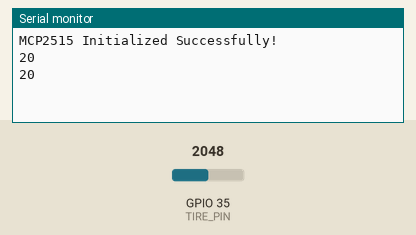
The program below on a simulated ESP32. Parts: the last lines printed to the serial monitor. The test bench sets the inputs (shaded band); at power-on: GPIO 35 (TIRE_PIN) = 2048.

Above: at 4.8 s.
4.9 s: GPIO 35 (TIRE_PIN) set to 2866
At 7.1 s:
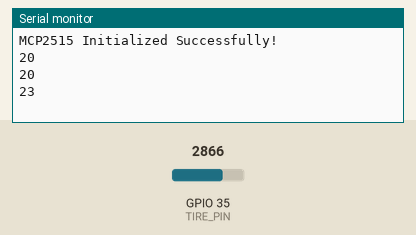
7.9 s: GPIO 35 (TIRE_PIN) set to 3603
At 9.0 s:
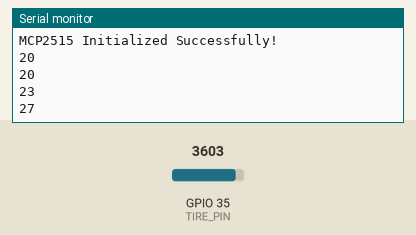
Timing chart, 0 to 10.9 s (numbered marks = the images above; inputs shaded):
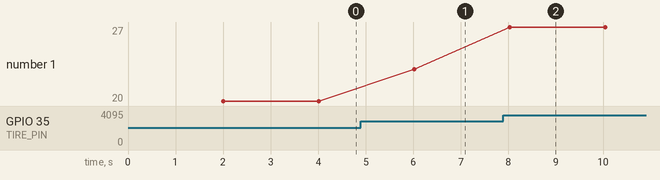

Measured:
- after the input at 4.9 s, the serial monitor: prints a new line after 1.1 s (image 1)
- after the input at 7.9 s, the serial monitor: prints a new line after 0.13 s (image 2)
- plotted number 1: 20 → 23 after the input at 4.9 s, 23 → 27 after the input at 7.9 s

The program:

main.cpp
```cpp
#include <Arduino.h>
#include <Tire.h>
#include <mcp_can.h>
#include <eMessageID.h>

constexpr uint32_t BAUDRATE = 115200;
constexpr uint8_t BUFFER_SIZE = 1;
constexpr uint16_t INTERVAL = 2000;
constexpr uint8_t TIRE_PIN = 35;
constexpr uint16_t STACK_DEPTH = 1024;

Tire *tire;
MCP_CAN CAN0(5);
byte data[BUFFER_SIZE];
unsigned long rxId;
unsigned long currentTime = 0;
byte len = 0;
byte rxBuf[BUFFER_SIZE];

void SendTirePressure(void *parameter)
{
  while (true)
  {
    if (millis() - currentTime >= INTERVAL)
    {
      *data = tire->GetPressure();
      Serial.println(*data);
      byte msg = CAN0.sendMsgBuf(TIRE_PRESSURE, 0, BUFFER_SIZE, data);
      if (msg != CAN_OK)
      {
        Serial.println("failed to send message");
      }

      currentTime = millis();
    }

    vTaskDelay(10 / portTICK_PERIOD_MS);
  }
}

void setup()
{
  tire = new Tire(TIRE_PIN);

  Serial.begin(BAUDRATE);
  if (CAN0.begin(MCP_ANY, CAN_500KBPS, MCP_8MHZ) == CAN_OK)
  {
    Serial.println("MCP2515 Initialized Successfully!");
  }
  else
  {
    Serial.println("Error Initializing MCP2515...");
  }
  CAN0.setMode(MCP_NORMAL);

  xTaskCreate(SendTirePressure, "send tire pressure every 2 seconds", STACK_DEPTH, NULL, 1, NULL);
}

void loop()
{
}
```

ITire.h
```cpp
#ifndef ITIRE_H
#define ITIRE_H
#include <stdint.h>

class ITire
{
public:
    virtual uint16_t GetPressure() = 0;
};
#endif
```

Tire.h
```cpp
#ifndef TIRE_H
#define TIRE_H

#include <ITire.h>

class Tire : public ITire
{
private:
    uint16_t pressure;
    uint8_t pin;

public:
    Tire(uint8_t paramPin);
    uint16_t GetPressure() override;

};

#endif
```

eMessageID.h
```cpp
#ifndef EMESSAGE_ID_H
#define EMESSAGE_ID_H

enum ID
{
    BRAKE_PRESSED = 1,
    ENGINE_TEMP,
    TIRE_PRESSURE,
    ENGINE_SET_RPM,
    ENGINE_RPM,
    BLINKERS,
    HEADLIGHTS
};

#endif
```

Tire.cpp
```cpp
#include <Arduino.h>
#include <Tire.h>

Tire::Tire(uint8_t paramPin)
{
    this->pin = paramPin;
    pinMode((this->pin), INPUT);
}

uint16_t Tire::GetPressure()
{
    uint16_t tirePressure = map(analogRead((this->pin)), 0 , 4095, 10, 30);

    return tirePressure;
}
```
